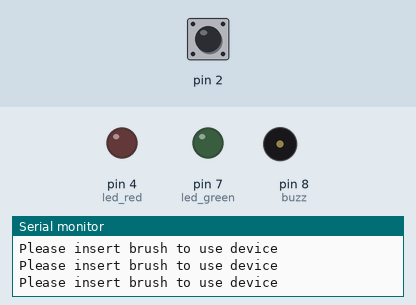
Recording of a sketch running on a simulated Arduino Uno, built with avr-gcc and run on an emulated ATmega328P. Shown: output pins drawn as LEDs (lit = HIGH), buzzer (waves = sounding, pin HIGH), the last lines printed to the serial monitor. Inputs (shaded band) come from the test bench; at power-on: pin 2 HIGH.

Above: at 5.0 s.
5.1 s: pin 2 pulled LOW for 1 s
9.1 s: pin 2 pulled LOW for 3.2 s
At 10.8 s:
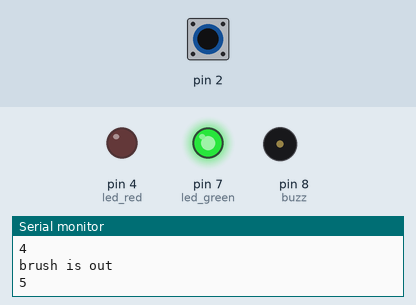
At 13.1 s:
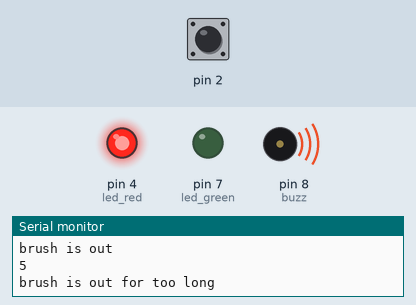
Timing chart, 0 to 21.3 s (numbered marks = the images above; inputs shaded):
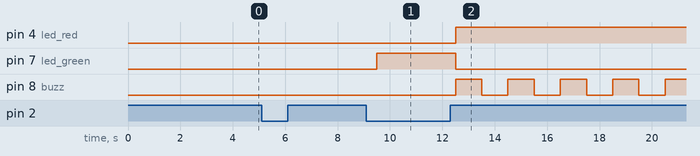

The sketch:

sketch_apr24b.ino
```cpp
bool state_brush_in;
int swt;
int led_red = 4 ;
int led_green = 7;
int buzz = 8;


void setup() {
  // put your setup code here, to run once:
  Serial.begin(9600);
  //Set Pinout Mode
  pinMode(2, INPUT_PULLUP);
  pinMode(led_red, OUTPUT);
  pinMode(led_green, OUTPUT);
  pinMode(buzz, OUTPUT);
  attachInterrupt(digitalPinToInterrupt(2), brush_in, CHANGE);

  swt=digitalRead(2);
  if (swt == 0) {
    Serial.println("Brush Detected");
    delay(1000);
  } else {
    while (swt == 1) {
      Serial.println("Please insert brush to use device");
      delay(1000);
    }
  }

}

void brush_in() {
  swt=digitalRead(2);
  delay(1000);
}

void loop() {
  swt=digitalRead(2);
  switch (swt) {

   case 0:
    for (int time=0; time <= 16; time++) {
      	digitalWrite(led_red, LOW);
      	digitalWrite(buzz, LOW);
      	digitalWrite(led_red, LOW);
      	digitalWrite(buzz, LOW);
      	digitalWrite(led_green, LOW);
        swt = digitalRead(2);
          if (swt == 1) {
            break;
          }
        delay(500);
      	Serial.println("brush is in");
        Serial.println(time);
     }

    while (swt == 0) {
      swt=digitalRead(2);
      Serial.println("brush is in for too long");
      digitalWrite(led_green, LOW);
      digitalWrite(led_red, HIGH);
      digitalWrite(buzz, HIGH);
      delay(1000);
      digitalWrite(led_green, LOW);
      digitalWrite(buzz, LOW);
      delay(1000);
        if (swt == 1) {
          break;
        }
    }


   case 1:
    for (int time2=0; time2 <= 8; time2++) {
      	digitalWrite(led_red, LOW);
      	digitalWrite(buzz, LOW);
      	digitalWrite(led_red, LOW);
      	digitalWrite(buzz, LOW);
      	digitalWrite(led_green, LOW);
        swt = digitalRead(2);
          if (swt == 0) {
            break;
          }
        delay(500);
      	Serial.println("brush is out");
        Serial.println(time2);
     }
    digitalWrite(led_green, HIGH);
    delay(3000);
    while (swt == 1) {
      swt=digitalRead(2);
      Serial.println("brush is out for too long");
      digitalWrite(led_green, LOW);
      digitalWrite(led_red, HIGH);
      digitalWrite(buzz, HIGH);
      delay(1000);
      digitalWrite(led_green, LOW);
      digitalWrite(buzz, LOW);
      delay(1000);
        if (swt == 0) {
          break;
        }
    }

    break;

}

}


  //swt 0 = brush is in, swt 1 = brush is out
```

Measured:
- after the input at 9.1 s, pin 4 (led_red): LOW → HIGH after 3.4 s instead of 4.9 s
- by itself, pin 8 (buzz): alternates HIGH for 1.0 s and LOW for 1.0 s
